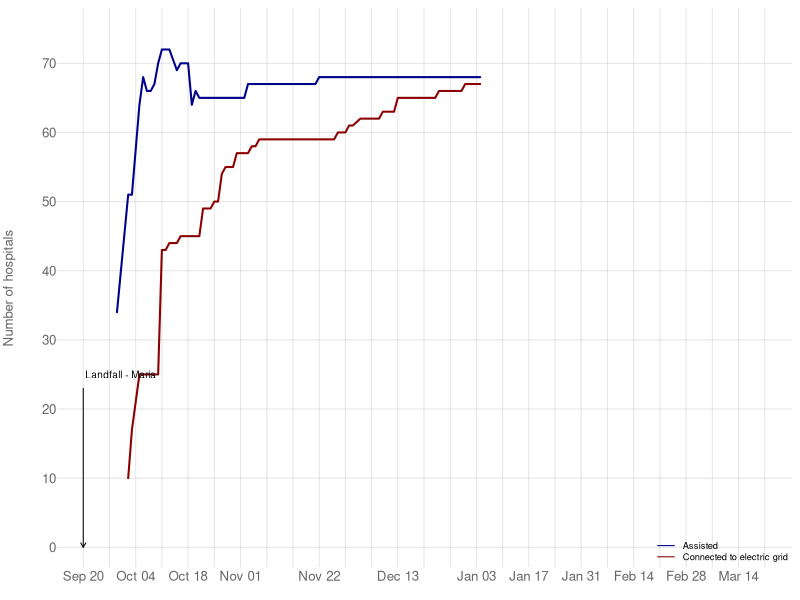
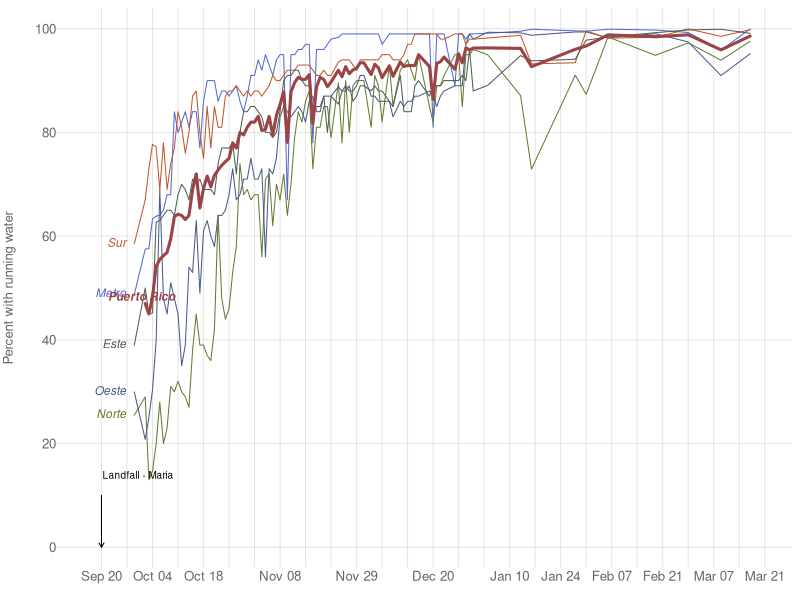
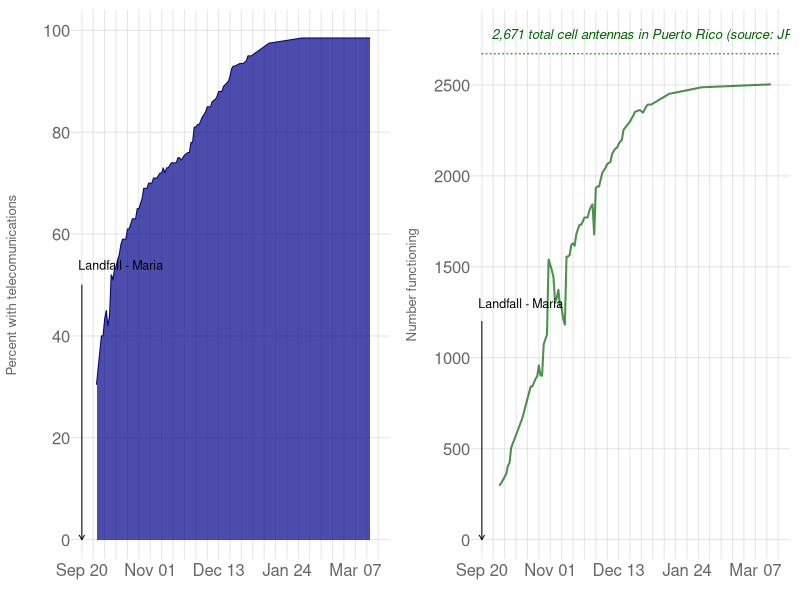

Write R code to recreate these figures, in order.
library(data.table)
library(dplyr)
library(lubridate)
library(stringr)

status = fread('data/StatusPR.csv') %>%
  mutate(
    date=ymd(paste(Year, Month, Day, sep='-'))) %>%
  arrange(date)
dim(status)

x.dates = seq(as.Date('2017-09-20'), max(status$date)+5, by='weeks')

### plot function
plot.trend = function(dt, col) {
  polygon(c(dt[[1]][1], dt[[1]], dt[[1]][length(dt[[1]])]),
    c(0, dt[[2]], 0), border=NA, col=adjustcolor(col, 0.7))
  lines(dt[[1]], dt[[2]], col=col)
}

### people in shelters
plot.shelters = function() {
png('figs/In_Shelters.png', 5, 3, units='in', res=360)
par(mar=c(2, 3.5, 0.5, 0.5), cex=0.8)
plot(x.dates, rep(1, length(x.dates)),
  ylim=c(0, 12000),
  type='n', 
  axes=F, xlab='', ylab='')
abline(h=seq(0, 12000, by=2000), col=adjustcolor('darkgrey', 0.3))
abline(v=x.dates, col=adjustcolor('darkgrey', 0.3))
plot.trend(filter(status, Resource == 'People in shelters') %>%
    select(date, Value), col='darkblue')
arrows(ymd('2017-09-20'), 8000, ymd('2017-09-20'), 0, length=0.05)
text(ymd('2017-09-30'), 8300, 'Landfall - Maria', cex=0.75)
axis.Date(1, at=x.dates, format="%b %d", col='white', 
  mgp=c(3, 0, 0), col.axis='grey40', cex=0.8)
axis(2, at=seq(0, 12000, by=2000), las=1, col='white', 
  mgp=c(3, 0, 0), col.axis='grey40', cex=0.8)
mtext('Number of people in shelters', 2, line=2.5, col='grey40', cex=0.8)
dev.off()
}
#plot.shelters()

### hospitals with electricity
plot.hosp = function() {
png('figs/Hospitals.png', 5, 3, units='in', res=360)
par(mar=c(2, 3.5, 0.5, 0.5), cex=0.8)
plot(x.dates, rep(1, length(x.dates)),
  ylim=c(0, 75),
  type='n', 
  axes=F, xlab='', ylab='')
abline(h=seq(0, 70, by=10), col=adjustcolor('darkgrey', 0.3))
abline(v=x.dates, col=adjustcolor('darkgrey', 0.3))
lines(filter(status, Resource == 'Hospitals with electricity') %>%
    select(date, Value), col='darkred', lwd=2)
lines(filter(status, Resource == 'Hospitals') %>%
    select(date, Value), col='darkblue', lwd=2)
arrows(ymd('2017-09-20'), 23, ymd('2017-09-20'), 0, length=0.05)
text(ymd('2017-09-30'), 25, 'Landfall - Maria', cex=0.75)
axis.Date(1, at=x.dates, format="%b %d", col='white', 
  mgp=c(3, 0, 0), col.axis='grey40', cex=0.8)
axis(2, at=seq(0, 70, by=10), las=1, col='white', 
  mgp=c(3, 0, 0), col.axis='grey40', cex=0.8)
mtext('Number of hospitals', 2, line=2.5, col='grey40', cex=0.8)
legend('bottomright', bty='n',
  legend=c('Assisted', 'Connected to electric grid'),
  lty=c(1, 1), col=c('darkblue', 'darkred'), cex=0.7)
dev.off()
}
plot.hosp()

### Water
agua.m = summary(lm(Value ~ date, data=filter(status, 
  Resource == 'Water', Location == 'Puerto Rico')))
agua.m$coefficients['date', 'Estimate'] - 
  qnorm(0.975) * agua.m$coefficients['date', 'Std. Error']
agua.m$coefficients['date', 'Estimate'] + 
  qnorm(0.975) * agua.m$coefficients['date', 'Std. Error']
water.colors = c("#5467d0", "#637b32", "#475a8d", "#bf562c", "#4e5d50", "#9a4447")
water.alpha = c(rep(1, 0.7), 1)
water.lwd = c(rep(1, 5), 3)
water.locs = c('Metro', 'Norte', 'Oeste', 'Sur', 'Este', 'Puerto Rico')
plot.water = function() {
png('figs/Water.png', 5, 3, units='in', res=360)
par(mar=c(2, 3.5, 0.5, 0.5), cex=0.8)
plot(x.dates, rep(1, length(x.dates)),
  xlim=c(min(x.dates)-5, max(x.dates)), ylim=c(0, 100),
  type='n', 
  axes=F, xlab='', ylab='')
abline(h=seq(0, 100, by=20), col=adjustcolor('darkgrey', 0.3))
abline(v=x.dates, col=adjustcolor('darkgrey', 0.3))
for (i in 1:6 ) {
  this.water = filter(status, Resource == 'Water', Location == water.locs[i])
  lines(this.water$date, this.water$Value, 
    col=adjustcolor(water.colors[i], water.alpha), lwd=water.lwd[i])
  if (i == 6) {
    text(this.water$date[1]-1, this.water$Value[1]-1,
      labels=water.locs[i], col=water.colors[i], pos=3, cex=0.9, font=4)
  } else {
    text(this.water$date[1], this.water$Value[1],
      labels=water.locs[i], col=water.colors[i], pos=2, cex=0.9, font=3)
  }
}
arrows(ymd('2017-09-20'), 10, ymd('2017-09-20'), 0, length=0.05)
text(ymd('2017-09-30'), 14, 'Landfall - Maria', cex=0.75)
axis.Date(1, at=x.dates, format="%b %d", col='white', 
  mgp=c(3, 0, 0), col.axis='grey40', cex=0.8)
axis(2, at=seq(0, 100, by=20), las=1, col='white', 
  mgp=c(3, 0, 0), col.axis='grey40', cex=0.8)
mtext('Percent with running water', 2, line=2.5, col='grey40', cex=0.8)
dev.off()
}
plot.water()

### Telecommunications
cell.color = c('darkblue', 'darkgreen')
plot.telecom = function() {
png('figs/Telecom.png', 10, 3, units='in', res=360)
par(mar=c(2, 3.5, 0.5, 0.5), cex=0.8, mfrow=c(1, 2))

# overall
plot(x.dates, rep(1, length(x.dates)),
  ylim=c(0, 100),
  type='n', 
  axes=F, xlab='', ylab='')
abline(h=seq(0, 100, by=20), col=adjustcolor('darkgrey', 0.3))
abline(v=x.dates, col=adjustcolor('darkgrey', 0.3))
plot.trend(filter(status, Resource == 'Telecomunications') %>%
    select(date, Value), col='darkblue')
arrows(ymd('2017-09-20'), 50, ymd('2017-09-20'), 0, length=0.05)
text(ymd('2017-09-23'), 54, 'Landfall - Maria', cex=0.75, adj=0.1)
axis.Date(1, at=x.dates, format="%b %d", col='white', 
  mgp=c(3, 0, 0), col.axis='grey40', cex=0.8)
axis(2, at=seq(0, 100, by=20), las=1, col='white', 
  mgp=c(3, 0, 0), col.axis='grey40', cex=0.8)
mtext('Percent with telecomunications', 2, line=2.5, col='grey40', cex=0.8)

# cell connection
plot(x.dates, rep(1, length(x.dates)),
  ylim=c(0, 2800),
  type='n', 
  axes=F, xlab='', ylab='')
abline(h=seq(0, 2800, by=500), col=adjustcolor('darkgrey', 0.3))
abline(v=x.dates, col=adjustcolor('darkgrey', 0.3))
#lines(c(x.dates[1], x.dates[length(x.dates)]), c(2712, 2712), 
#  col=cell.color[1], lty=3)
#text(x.dates[1], 2712+100, 
#  labels='2,712 total cell antennas in Puerto Rico (source: FCC)', 
#  col=cell.color[1], cex=0.8, pos=4, font=3)
lines(c(x.dates[1], x.dates[length(x.dates)]), c(2671, 2671), 
  col=cell.color[2], lty=3)
text(x.dates[1], 2671+100, labels='2,671 total cell antennas in Puerto Rico (source: JRTC)', 
  col=cell.color[2], cex=0.8, pos=4, font=3)
lines(filter(status, Resource == 'Cell antennas') %>%
    select(date, Value), col=adjustcolor(cell.color[2], 0.7), lwd=2)
#lines(filter(status, Resource == 'Cell towers') %>%
#    select(date, Value), col=adjustcolor(cell.color[1], 0.7), lwd=2)
arrows(ymd('2017-09-20'), 1200, ymd('2017-09-20'), 0, length=0.05)
text(ymd('2017-09-23'), 1300, 'Landfall - Maria', cex=0.75, adj=0.1)
axis.Date(1, at=x.dates, format="%b %d", col='white', 
  mgp=c(3, 0, 0), col.axis='grey40', cex=0.8)
axis(2, at=seq(0, 2800, by=500), las=1, col='white', 
  mgp=c(3, 0, 0), col.axis='grey40', cex=0.8)
mtext('Number functioning', 2, line=2.5, col='grey40', cex=0.8)

dev.off()
}
plot.telecom()
